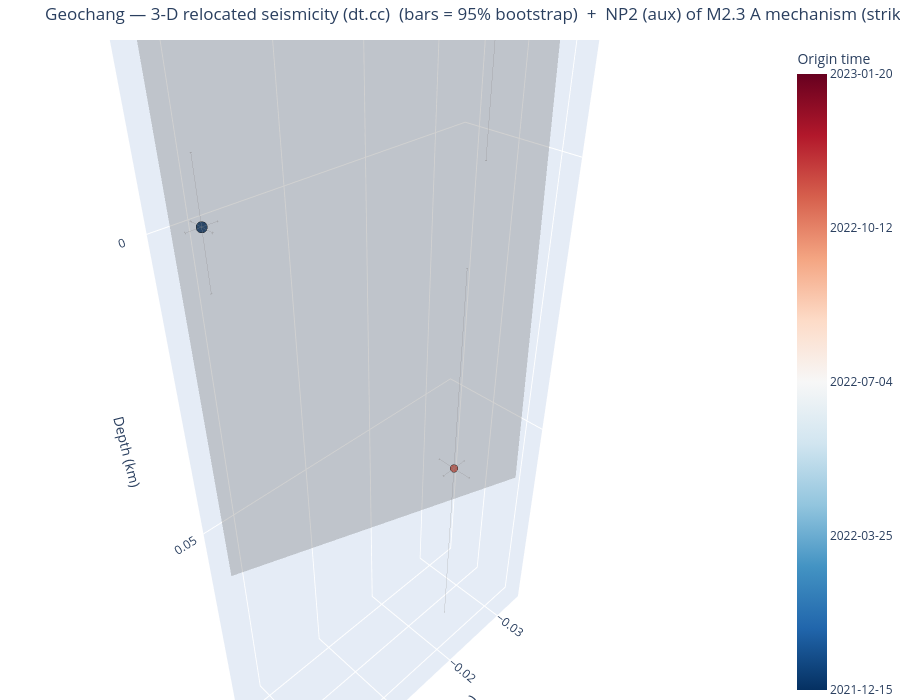

Notebook source saved alongside this figure:
### Markdown cell above
## 5. Seismicity in 3-D (interactive)

`plot_3d_plane` returns an **interactive plotly** 3-D view of the dt.cc hypocentres (relative E–N–depth km,
coloured by origin time, sized by magnitude) with the SVD best-fit fault plane overlaid as a translucent
patch — rotate/zoom to judge planarity and dip. (Interactivity is live in a running notebook; committed
notebooks are output-stripped, and a static export needs the optional `kaleido` package.)

### Code cell
fig3d = viz.plot_3d_plane(cfg, VELMODEL, frame_from=FRAME_FROM, mech_select=MECH_SELECT)
try:                                  # optional static export (needs kaleido); harmless if absent
    fig3d.write_image(f"/tmp/{CLUSTER}_3d.png", scale=2)
except Exception as _e:
    print("(static export skipped — install kaleido for a PNG; the figure is interactive in a live notebook)")
fig3d                                 # <- interactive in JupyterLab: drag to rotate, scroll to zoom

### Figure 1 — Plotly figure (JSON) as saved in the notebook; plotly's stock layout.template omitted (floating-point values rounded to 4 significant figures)
{"data": [{"error_x": {"array": [0.001553, 0.001836, 0.002586], "color": "rgba(80,80,80,0.5)", "thickness": 0.8, "type": "data", "width": 2}, "error_y": {"array": [0.001446, 0.002205, 0.002041], "color": "rgba(80,80,80,0.5)", "thickness": 0.8, "type": "data", "width": 2}, "error_z": {"array": [0.009079, 0.03881, 0.01882], "color": "rgba(80,80,80,0.5)", "thickness": 0.8, "type": "data", "width": 2}, "marker": {"color": [18980.0, 19310.0, 19380.0], "colorbar": {"ticktext": ["2021-12-15", "2022-03-25", "2022-07-04", "2022-10-12", "2023-01-20"], "tickvals": [18980.0, 19080.0, 19180.0, 19280.0, 19380.0], "title": {"text": "Origin time"}}, "colorscale": [[0, "rgb(5,48,97)"], [0.1, "rgb(33,102,172)"], [0.2, "rgb(67,147,195)"], [0.3, "rgb(146,197,222)"], [0.4, "rgb(209,229,240)"], [0.5, "rgb(247,247,247)"], [0.6, "rgb(253,219,199)"], [0.7, "rgb(244,165,130)"], [0.8, "rgb(214,96,77)"], [0.9, "rgb(178,24,43)"], [1, "rgb(103,0,31)"]], "line": {"color": "black", "width": 0.5}, "opacity": 0.95, "size": [13.2, 8.8, 9.6]}, "mode": "markers", "name": "Hypocentres", "text": ["200002  M2.3", "200003  M1.2", "200004  M1.4"], "type": "scatter3d", "x": [0.0, -0.0236, -0.031], "y": [0.0, 0.0081, 0.0039], "z": [0.0, 0.0528, -0.0164]}, {"color": "gray", "hoverinfo": "name", "i": [0, 0], "j": [1, 3], "k": [3, 2], "name": "NP2 (aux) of M2.3 A mechanism 289/89", "opacity": 0.3, "showscale": false, "type": "mesh3d", "x": [-0.03089, -0.03139, 0.002677, 0.002178], "y": [0.01177, 0.01031, 0.000263, -0.001193], "z": [0.05832, -0.02206, 0.05832, -0.02206]}], "layout": {"height": 700, "margin": {"b": 0, "l": 0, "r": 0, "t": 40}, "scene": {"aspectmode": "data", "xaxis": {"title": {"text": "E (km)"}}, "yaxis": {"title": {"text": "N (km)"}}, "zaxis": {"autorange": "reversed", "title": {"text": "Depth (km)"}}}, "title": {"text": "Geochang — 3-D relocated seismicity (dt.cc)  (bars = 95% bootstrap)  +  NP2 (aux) of M2.3 A mechanism (strike 289°, dip 89°)"}}}
